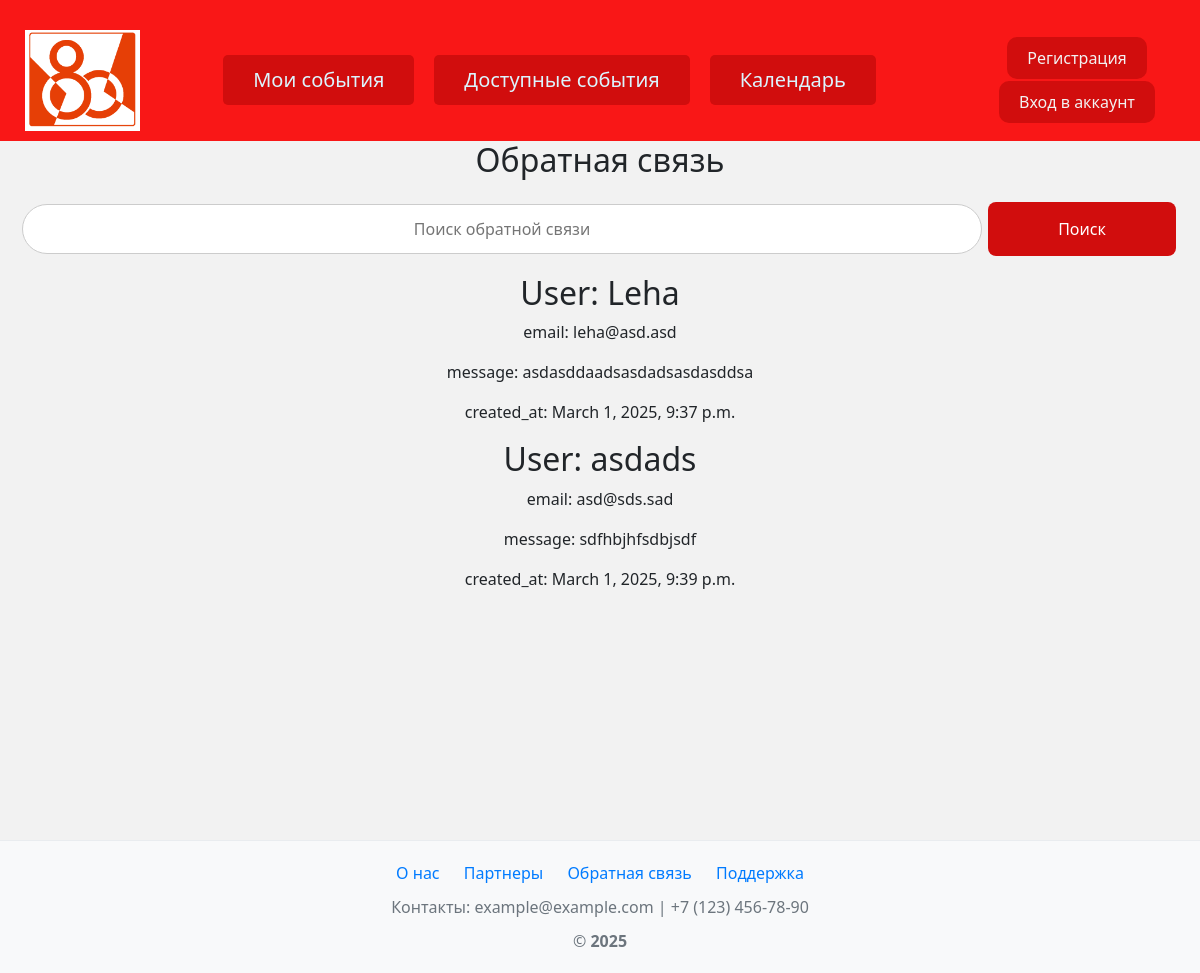
Page /feedback/feedback_info/ on the earlier database version.
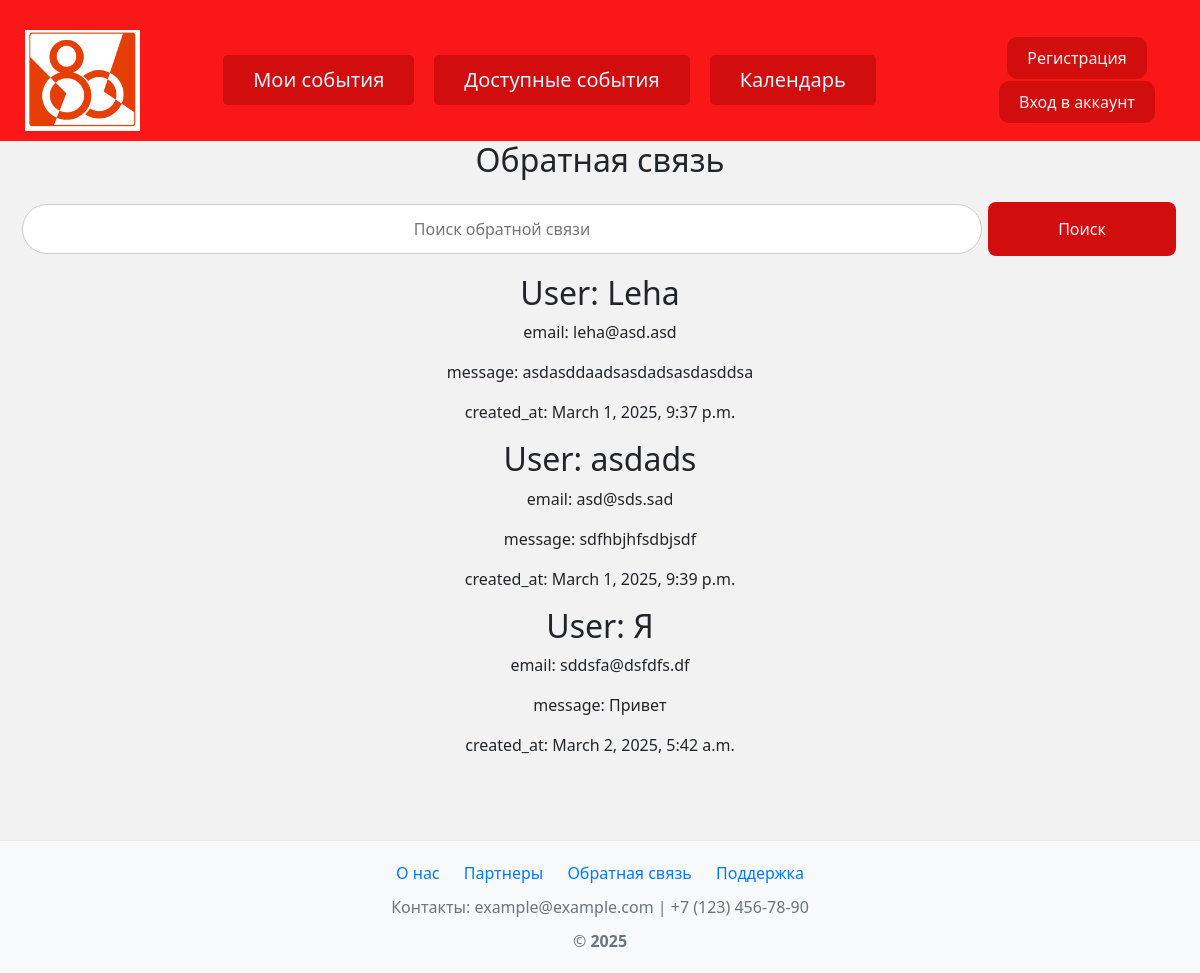
Same page on the later database version.
### feedback/models.py (models this page shows, shortened)
class Feedback(models.Model):
    user = models.CharField(max_length=32)
    email = models.EmailField()
    message = models.TextField()
    created_at = models.DateTimeField(auto_now_add=True)

### feedback/views.py (the view)
# urls.py: path('feedback_info/', views.feedback_info, name='feedback_info')
def feedback_info(request):
    query = request.GET.get('query', '')
    feedback = Feedback.objects.all()
    if query:
        feedback = feedback.filter(Q(user__icontains=query) | Q(message__icontains=query))
    return render(request, 'feedback/feed.html', {'feedback': feedback,
                                                                        'query': query})

### feedback/templates/feedback/feed.html (shortened to what this page needs)
{% extends 'reg/base.html' %}
{% block content %}
    <div class="mt-6 px-6 py-12 bg-gray-100 rounded-xl">
        <h2 class="mb-12 text-2xl text-center">Обратная связь</h2>
        <form method="get" action="{% url 'feedback:feedback_info' %}">
                <input name="query" type="text"
                       value="{{ query }}" placeholder="Поиск обратной связи">
                <button>
                    Поиск
                </button>
            </form>
        <div>
            <div>
                {% for i in feedback %}
                    <div>
                        <h2>User: {{ i.user }}</h2>
                        <p>email: {{ i.email }}</p>
                        <p>message: {{ i.message }}</p>
                        <p>created_at: {{ i.created_at }}</p>
                    </div>
                {% endfor %}
            </div>
        </div>
    </div>
{% endblock %}

Differences in the rows shown:
added Feedback: user "Я", email "sddsfa@dsfdfs.df", message "Привет", created_at "March 2, 2025, 5:42 a.m."
